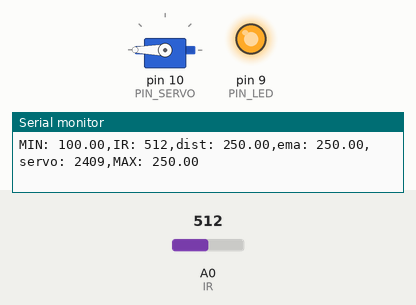
The sketch below on a simulated Arduino Uno, built with avr-gcc and run on an emulated ATmega328P. On the bench: servo, output pins drawn as LEDs (lit = HIGH), the last lines printed to the serial monitor. Inputs (shaded band) come from the test bench; at power-on: A0 (IR) = 512.

Above: at 1.2 s.
1.3 s: A0 (IR) set to 487
2.8 s: A0 (IR) set to 464
At 3.9 s:
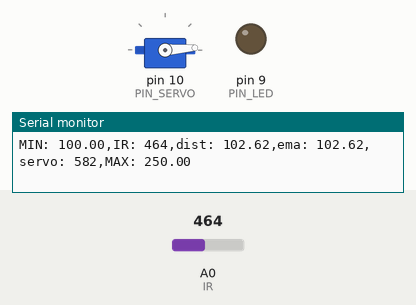
5.8 s: A0 (IR) set to 511
At 6.6 s:
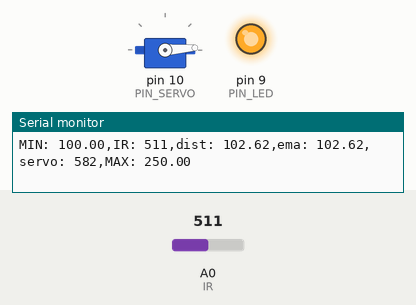
7.3 s: A0 (IR) set to 306
At 9.1 s:
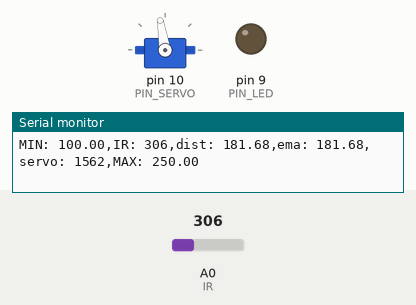
10.3 s: A0 (IR) set to 240
At 12.0 s:
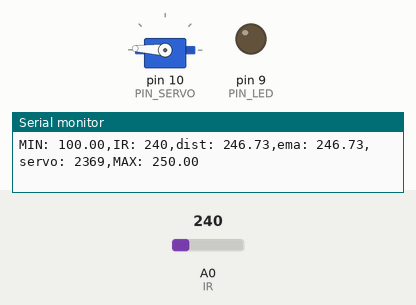
13.3 s: A0 (IR) set to 122
At 14.7 s:
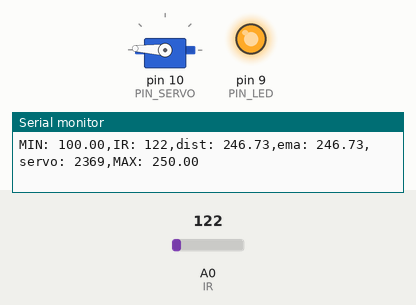
Timing chart, 0 to 15.8 s (numbered marks = the images above; inputs shaded):
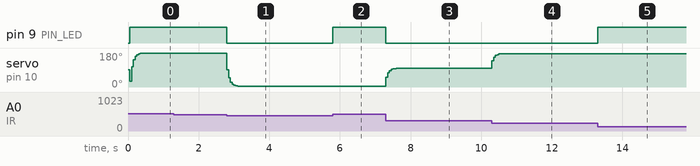

The sketch:

17_example_1.ino
```cpp
#include <Servo.h>

// Arduino pin assignment

#define PIN_POTENTIOMETER 3 // Potentiometer at Pin A3
// Add IR Sensor Definition Here !!!
#define PIN_SERVO 10
#define IR 0
#define PIN_LED 9

#define _DUTY_MIN 550  // servo full clock-wise position (0 degree)
#define _DUTY_NEU 1480 // servo neutral position (90 degree)
#define _DUTY_MAX 2410 // servo full counter-clockwise position (180 degree)
#define DIST_MIN 100.0
#define DIST_MAX 250.0

#define LOOP_INTERVAL 50   // Loop Interval (unit: msec)
#define _EMA_ALPHA 0.5

float dist_ema, dist_prev=DIST_MAX, duty_ema;

Servo myservo;
unsigned long last_loop_time;   // unit: msec

void setup()
{
  myservo.attach(PIN_SERVO);
  myservo.writeMicroseconds(_DUTY_NEU);
  pinMode(PIN_LED, OUTPUT);

  Serial.begin(2000000);
}

void loop()
{
  unsigned long time_curr = millis();
  int a_value, duty;
  float dist;

  // wait until next event time
  if (time_curr < (last_loop_time + LOOP_INTERVAL))
    return;
  last_loop_time += LOOP_INTERVAL;

  // Read IR Sensor value !!!
  a_value = analogRead(IR);
  // Convert IR sensor value into distance !!!
  dist = (6762.0/(a_value-9)-4.0)*10.0 - 6.0;
  // we need distance range filter here !!!
  if (dist > DIST_MAX){
    dist = dist_prev;
    digitalWrite(PIN_LED, 1);
  }else if (dist < DIST_MIN){
    dist = dist_prev;
    digitalWrite(PIN_LED, 1);
  }else{
    dist_prev = dist;
    digitalWrite(PIN_LED, 0);
  }


  // we need EMA filter here !!!
  dist_ema = _EMA_ALPHA * dist + (1-_EMA_ALPHA) * dist_ema;

  // map distance into duty
  //duty = map(a_value, 0, 1023, _DUTY_MIN, _DUTY_MAX); //a_value의 값을 1~1023의 값에서 _DUTY_MIN ~ _DUTY_MAX의 값으로 변경

  duty = (float)(dist_ema-100)*(_DUTY_MAX-_DUTY_MIN)/150.0+_DUTY_MIN;
  myservo.writeMicroseconds(duty);

  // print IR sensor value, distnace, duty !!!
  Serial.print("MIN: ");Serial.print(DIST_MIN);
  Serial.print(",IR: ");Serial.print(a_value);
  Serial.print(",dist: ");Serial.print(dist);
  Serial.print(",ema: ");Serial.print(dist_ema);
  Serial.print(",servo: ");Serial.print(duty);
  Serial.print(",MAX: ");Serial.print(DIST_MAX);
  Serial.println("");

  Serial.println();
}
```

Measured:
- the behaviour switches between 473 and 472 on A0 (IR) (found by bisection; images 0 and 1)
- after the input at 2.8 s, pin 9 (PIN_LED): HIGH → LOW at once; servo on pin 10 (PIN_SERVO): 180° → 4° at once
- after the input at 5.8 s, pin 9 (PIN_LED): LOW → HIGH at once
- after the input at 7.3 s, pin 9 (PIN_LED): HIGH → LOW at once; servo on pin 10 (PIN_SERVO): 4° → 98° at once, → 99° 0.40 s later
- after the input at 10.3 s, servo on pin 10 (PIN_SERVO): 99° → 176° at once, → 177° 0.35 s later
- after the input at 13.3 s, pin 9 (PIN_LED): LOW → HIGH at once
